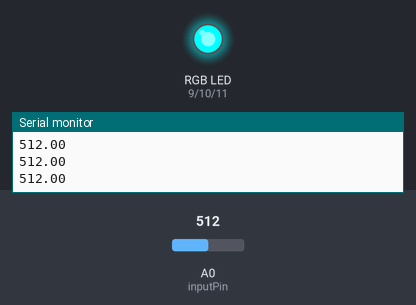
The sketch below on a simulated Arduino Uno, built with avr-gcc and run on an emulated ATmega328P. Parts: an RGB LED mixed from three pins (HIGH = lit), the last lines printed to the serial monitor. The test bench sets the inputs (shaded band); at power-on: A0 (inputPin) = 512.

Above: at 1.3 s.
1.4 s: A0 (inputPin) set to 716
At 2.6 s:
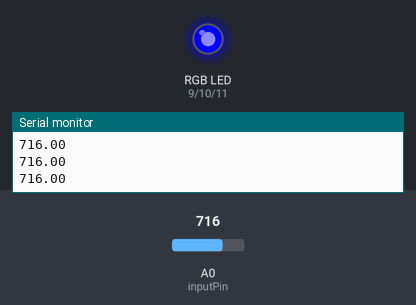
3.0 s: A0 (inputPin) set to 838
4.5 s: A0 (inputPin) set to 867
At 5.1 s:
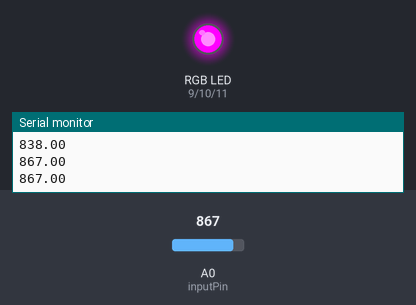
6.0 s: A0 (inputPin) set to 1006
7.5 s: A0 (inputPin) set to 1023
At 8.7 s:
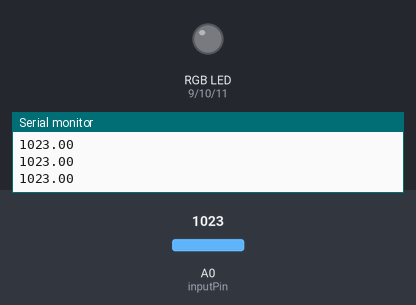
9.0 s: A0 (inputPin) set to 900
At 10.0 s:
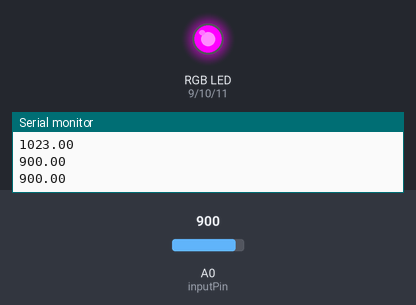
Timing chart, 0 to 11.5 s (numbered marks = the images above; inputs shaded):
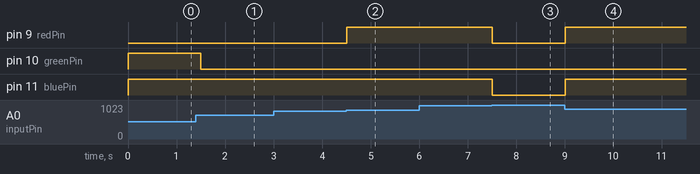

The sketch:

Potentiometer_RGBLed.ino
```cpp
int inputPin = A0;
int redPin = 9;
int greenPin = 10;
int bluePin = 11;
int delayTime = 500;
float readValue;
float referenceValue = 1023.;
float coloursAvailable = 6;
float segment = referenceValue / coloursAvailable;


void setup() {
  // put your setup code here, to run once:
  pinMode(inputPin, INPUT);
  pinMode(redPin, OUTPUT);
  pinMode(greenPin, OUTPUT);
  pinMode(bluePin, OUTPUT);
  Serial.begin(9600);
}

void loop() {
  // put your main code here, to run repeatedly:
  readValue = analogRead(inputPin);

  if (readValue < segment){
    analogWrite(redPin, 255);
    analogWrite(greenPin, 0);
    analogWrite(bluePin, 0);
  }
  else if (readValue > segment && readValue < segment * 2){
    analogWrite(redPin, 255);
    analogWrite(greenPin, 50);
    analogWrite(bluePin, 0);
  }
  else if (readValue > segment * 2 && readValue < segment * 3) {
    analogWrite(redPin, 0);
    analogWrite(greenPin, 255);
    analogWrite(bluePin, 0);
  }
  else if (readValue > segment * 3 && readValue < segment * 4){
    analogWrite(redPin, 0);
    analogWrite(greenPin, 255);
    analogWrite(bluePin, 255);
  }
  else if (readValue > segment * 4 && readValue < segment * 5){
    analogWrite(redPin, 0);
    analogWrite(greenPin, 0);
    analogWrite(bluePin, 255);
  }
  else if (readValue > segment * 5 && readValue < segment * 6){
    analogWrite(redPin, 255);
    analogWrite(greenPin, 0);
    analogWrite(bluePin, 255);
  }
  else {
    analogWrite(redPin, 0);
    analogWrite(greenPin, 0);
    analogWrite(bluePin, 0);
  }

  Serial.println(readValue);
  delay(delayTime);
}
```

Measured:
- the behaviour switches between 852 and 853 on A0 (inputPin) (found by bisection; images 1 and 2)
- the behaviour switches between 1022 and 1023 on A0 (inputPin) (found by bisection; images 2 and 3)
- after the input at 1.4 s, pin 10 (greenPin): HIGH → LOW after 0.10 s
- after the input at 4.5 s, pin 9 (redPin): LOW → HIGH at once
- after the input at 7.5 s, pin 9 (redPin), pin 11 (bluePin): HIGH → LOW at once
- after the input at 9.0 s, pin 9 (redPin), pin 11 (bluePin): LOW → HIGH at once
